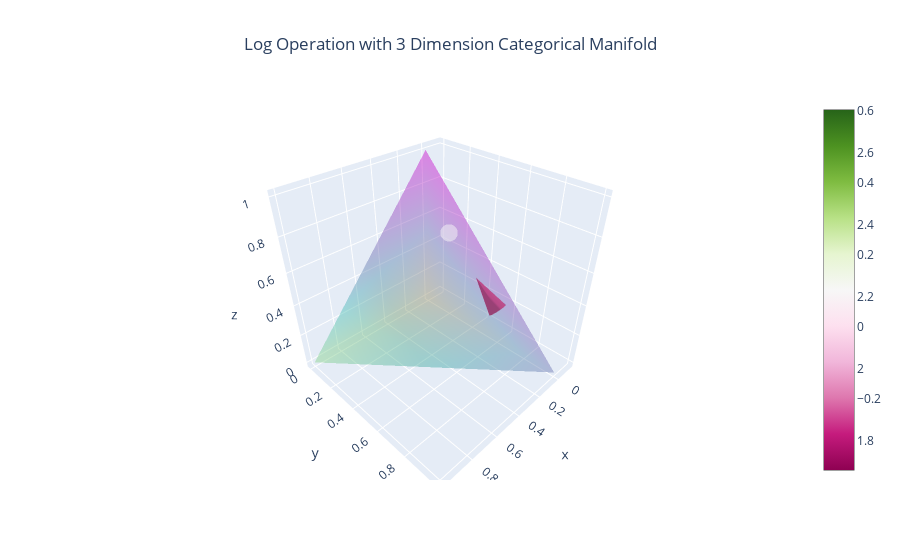

This figure's notebook cell:
### Markdown cell above
### Visualization of Log
Given an initial point and an end point. What tangent vector from the initial point would take us to the end point?

### Code cell
# Visualization of Log
points2 = dist2.random_point(n_samples=2)
M2.plot_log(points2[0],points2[1])

points3 = dist3.random_point(n_samples=3)
M3.plot_log(points3[0],points3[1])

### Figure 1 — Plotly figure (JSON) as saved in the notebook; plotly's stock layout.template omitted (floating-point values rounded to 4 significant figures)
{"data": [{"colorbar": {"title": {"text": "z"}}, "colorscale": [[0, "gold"], [0.5, "mediumturquoise"], [1, "magenta"]], "i": [0, 0, 0, 1], "intensity": [0, 0.33, 0.66, 1], "j": [1, 2, 3, 2], "k": [2, 3, 1, 3], "name": "y", "opacity": 0.25, "showscale": false, "type": "mesh3d", "x": [0, 1, 0, 0], "y": [0, 0, 1, 0], "z": [0, 0, 0, 1]}, {"sizeref": 0.1, "type": "cone", "u": [0.1287], "v": [-1.619], "w": [1.513], "x": [0.04005], "y": [0.5661], "z": [0.2725]}, {"hovertemplate": "x1=%{x}<br>x2=%{y}<br>x3=%{z}<br>x4=%{marker.color}<extra></extra>", "legendgroup": "", "marker": {"color": [0.1011], "coloraxis": "coloraxis", "opacity": 0.5, "size": 6, "symbol": "circle"}, "mode": "markers", "name": "", "scene": "scene", "showlegend": false, "type": "scatter3d", "x": [0.06261], "y": [0.2377], "z": [0.5986]}], "layout": {"title": {"text": "Log Operation with 3 Dimension Categorical Manifold", "x": 0.5}}}
